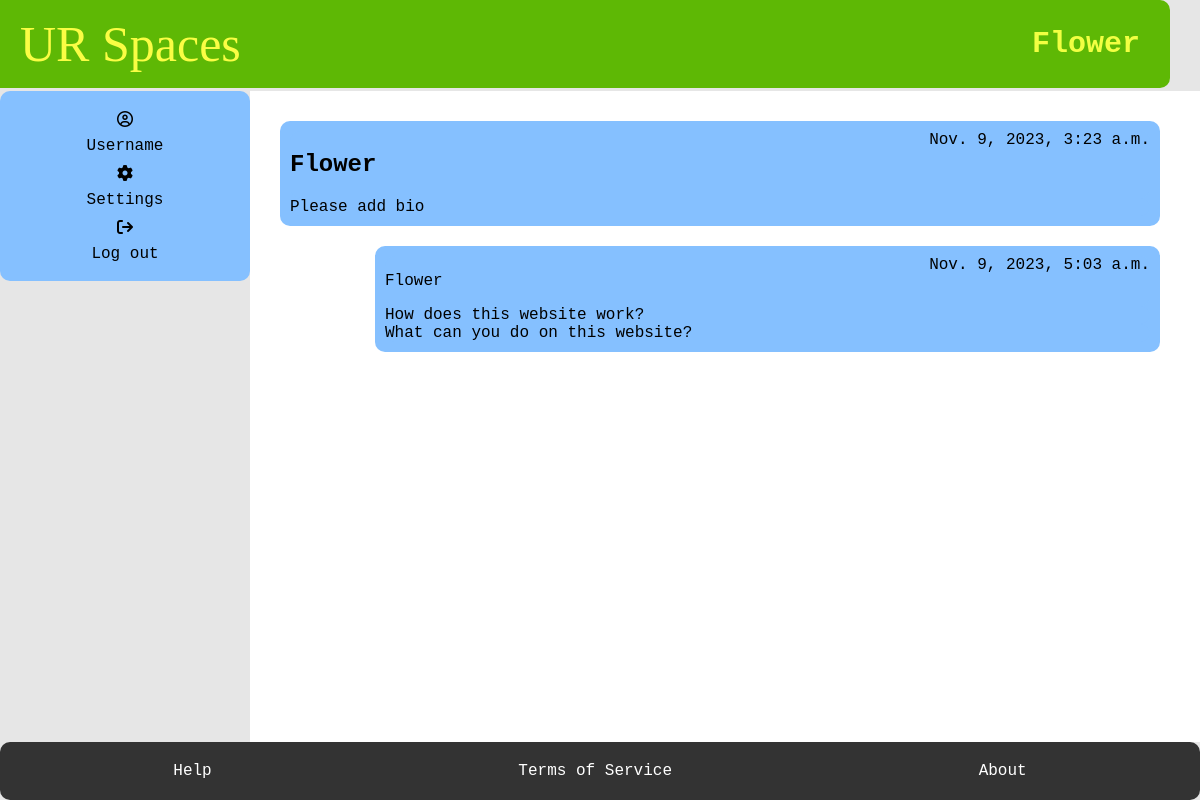
Page /profile/ (signed in) on the earlier database version.
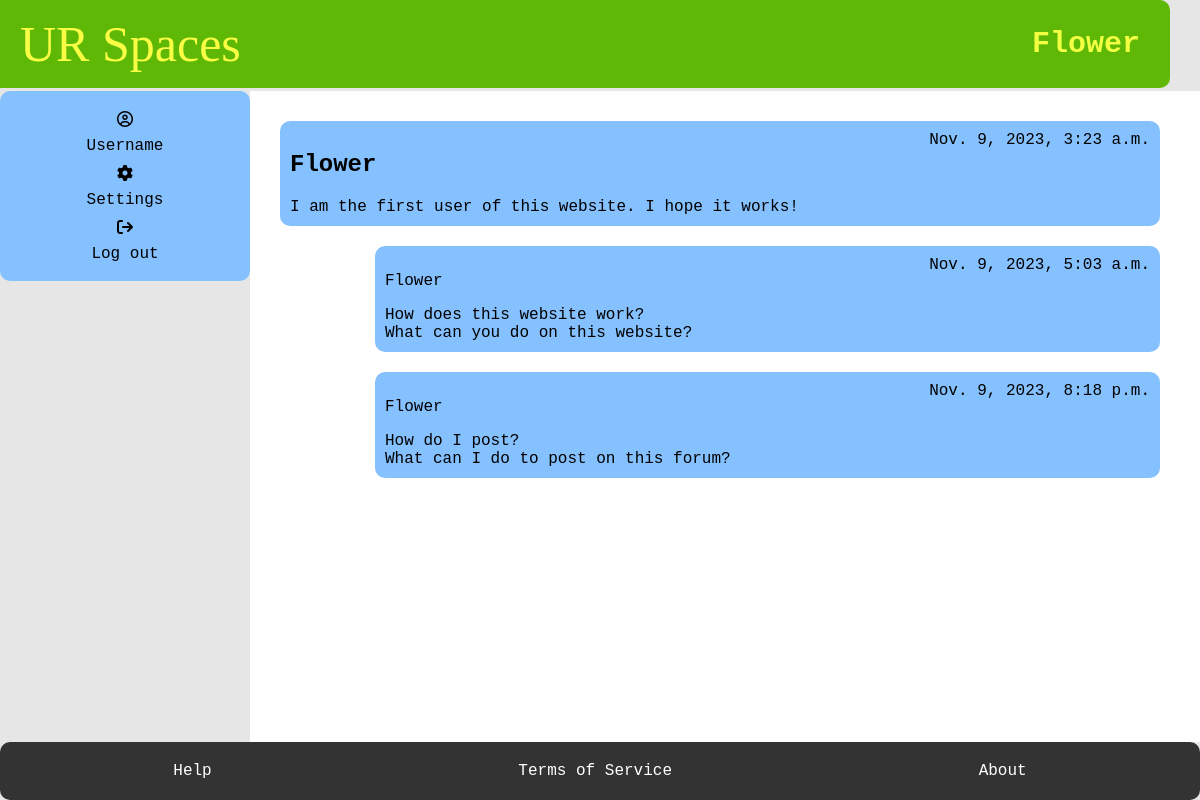
Same page on the later database version.
### myapp/models.py (models this page shows, shortened)
class Student(models.Model):
    User_ID = models.ForeignKey(User, on_delete=models.CASCADE)
    bio = models.TextField(default="Please add bio in settings", blank=True)
    banned = models.BooleanField(default=False)
    avatar =ResizedImageField(size=[50, 80], quality=100, upload_to="authors", default=None, null=True, blank=True)
    reported = models.BooleanField(default=False)
    slug = models.SlugField(max_length=400, unique=True, blank=True)

class Posts(models.Model):
    User_ID = models.ForeignKey(Student, on_delete=models.CASCADE)
    SubForum_ID = models.ForeignKey(SubForum, default= 1, on_delete=models.CASCADE)
    post_name = models.CharField(max_length=400)
    contents = models.TextField()
    count_likes = models.IntegerField(default=0, blank=True, )
    locked = models.BooleanField(default=False)
    pin = models.BooleanField(default=False)
    reported = models.BooleanField(default=False)
    post_date = models.DateTimeField(auto_now_add=True)
    slug = models.SlugField(max_length=400, unique=True, blank=True)
    def get_url(self):
        return reverse("posts", kwargs={
            "slug":self.slug
        })

### myapp/views.py (the view)
# urls.py: path("profile/", profile, name="profile"),
@login_required
def profile(request):
    user = request.user
    currentUser = User.objects.get(username = user)
    try:
        student = Student.objects.get(User_ID = currentUser)
        posts = Posts.objects.filter(User_ID = student)
    except:
        student = None
        posts = None
    try:
        moderator = Moderator.objects.get(User_ID = currentUser)
    except:
        moderator = None
    context = {
        "student": student,
        "moderator" : moderator,
        "posts": posts
    }
    return render(request, "profile.html", context)

### myapp/templates/profile.html
{% extends 'base.html' %}
    {% block title %}
      <h1>{{user.username}}</h1>
    {% endblock %}
    {% block content %}
    <main>
    {% if student is not None %}
        <section class="box">
            <div class="forum-item">
                <h1> {{user.username}} </h1>
                <span> {{user.date_joined}}</span>
            </div>
            <div class="forum-item">
              <span> {{student.bio}}</span>
            </div>
          </section>
          {% for field in posts %}
            <section class="sub-box">
                <div class="forum-item">
                    <p> {{field.User_ID.User_ID.username}}</p>
                    <span> {{field.post_date}} </span>
                </div>
                <div class="forum-item">
                  <a href="{{field.get_url}}"> {{field.post_name}}  </a>
                  </div>
                <div class="forum-item">
                  <span> {{field.contents}}</span>
                </div>
            </section>
            {% endfor %}
            {%else%}
              <div class="forum-item">
                <p > This is a moderator profile. You have the ability to ban users, pin posts,
                  lock posts, and delete unwanted content</p>
              </div>
            {%endif%}
    </main>
    {% endblock %}

Differences in the rows shown:
changed Student: bio "Please add bio" → "I am the first user of this website. I hope it works!"
added Posts: User_ID.User_ID.username "Flower", post_date "Nov. 9, 2023, 8:18 p.m.", post_name "How do I post?", contents "What can I do to post on this forum?"
